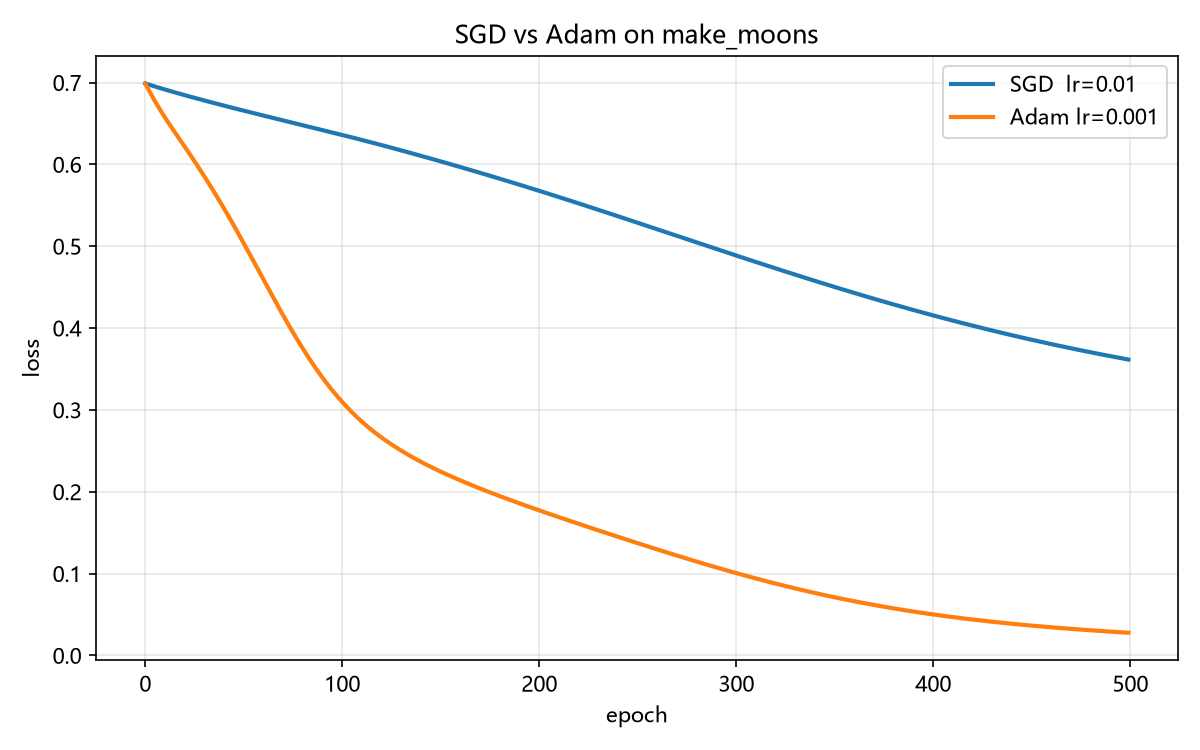

Source code (Python):
# -*- coding: utf-8 -*-
"""
练习 3-2-C：SGD vs Adam 优化器对比（make_moons 版）

同一个网络、同一份数据，只换优化器：
    SGD (lr=0.01)   vs   Adam (lr=0.001)
画出两条 loss 曲线对比。
"""

import torch
import torch.nn as nn
import matplotlib.pyplot as plt
from sklearn.datasets import make_moons

plt.rcParams["font.sans-serif"] = ["Microsoft YaHei", "SimHei"]
plt.rcParams["axes.unicode_minus"] = False

# ---------- 1. 造数据 ----------
torch.manual_seed(42)
X, y = make_moons(n_samples=1000, noise=0.1, random_state=42)
X = torch.tensor(X, dtype=torch.float32)      # numpy -> Tensor，float32
y = torch.tensor(y, dtype=torch.float32).unsqueeze(1)   # (N,) -> (N,1)


# ---------- 2. 网络结构：末层不加 Sigmoid ----------
class Net(nn.Module):
    def __init__(self):
        super().__init__()
        self.net = nn.Sequential(
            nn.Linear(2, 32),
            nn.ReLU(),
            nn.Linear(32, 32),
            nn.ReLU(),
            nn.Linear(32, 1),
            # 不加 Sigmoid，BCEWithLogitsLoss 内部会处理
        )

    def forward(self, x):
        return self.net(x)


# ---------- 3. 训练函数 ----------
def train(optimizer_name, lr, epochs=500):
    torch.manual_seed(42)          # 保证两组起点相同
    model = Net()
    criterion = nn.BCEWithLogitsLoss()

    if optimizer_name == "SGD":
        optimizer = torch.optim.SGD(model.parameters(), lr=lr)
    else:
        optimizer = torch.optim.Adam(model.parameters(), lr=lr)

    losses = []                    # 空本子，记录每一步的 loss
    for epoch in range(epochs):
        optimizer.zero_grad()
        y_pred = model(X)          # 大写 X
        loss = criterion(y_pred, y)
        loss.backward()
        optimizer.step()
        losses.append(loss.item())

    # logit > 0 等价于 sigmoid(logit) > 0.5
    with torch.no_grad():
        acc = ((model(X) > 0).float() == y).float().mean().item()
    return losses, acc


# ---------- 4. 跑两组 ----------
loss_sgd, acc_sgd = train("SGD", lr=0.01)
loss_adam, acc_adam = train("Adam", lr=0.001)
print(f"SGD  (lr=0.01) : 最终 loss={loss_sgd[-1]:.4f}  acc={acc_sgd:.4f}")
print(f"Adam (lr=0.001): 最终 loss={loss_adam[-1]:.4f}  acc={acc_adam:.4f}")

# ---------- 5. 画图 ----------
plt.figure(figsize=(8, 5))
plt.plot(loss_sgd, label="SGD  lr=0.01", linewidth=2)
plt.plot(loss_adam, label="Adam lr=0.001", linewidth=2)
plt.xlabel("epoch")
plt.ylabel("loss")
plt.title("SGD vs Adam on make_moons")
plt.legend()
plt.grid(alpha=0.3)
plt.tight_layout()
plt.savefig("3-2-C_sgd_vs_adam_moons.png", dpi=150)
plt.show()
